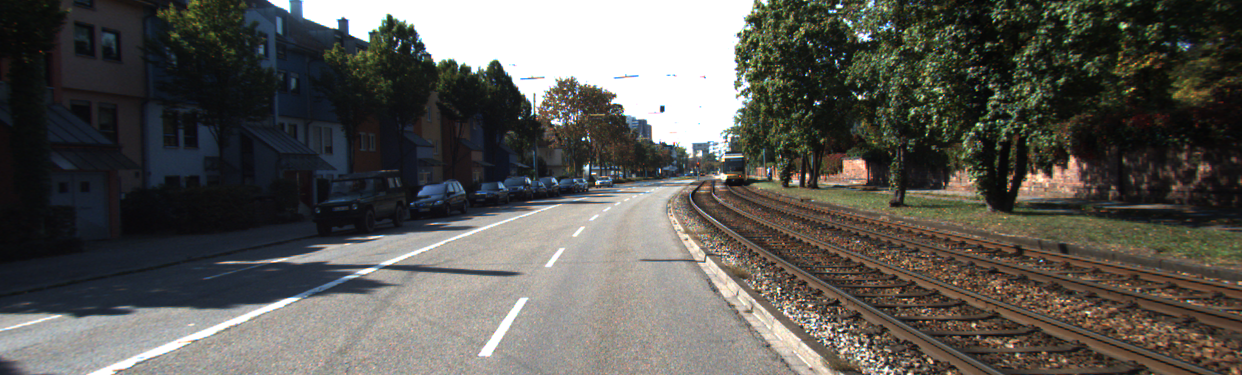
//> input picture Images/left_img.png, 1242 x 375 px
$ ./stereo Images/left_img.png Images/right_img.png   (built with g++ and OpenCV 4)
//> lines starting //> are read from the running program, lines starting //| are printed output that depends on the picture
#include <iostream>
#include <cassert>
#include <string>

#include <opencv2/imgcodecs.hpp>
#include <opencv2/imgproc.hpp>
#include <opencv2/stereo.hpp>
#include <opencv2/calib3d.hpp>

int main(int argc, char *argv[])
{
	assert(argc == 3 && "Usage: stereo <left_image> <right_image>");

	std::cout << "Reading left image from " << argv[1] << std::endl;
	cv::Mat l_img = cv::imread(argv[1]);
//> l_img is the input picture: 375 rows x 1242 cols, CV_8UC3; mean B, G, R 83.2, 88.2, 89.9
	std::cout << "l_img.shape = " << l_img.cols << 'x' << l_img.rows << std::endl;
//| l_img.shape = 1242x375

	std::cout << "Reading right image from " << argv[2] << std::endl;
//| Reading right image from Images/right_img.png
	cv::Mat r_img = cv::imread(argv[2]);
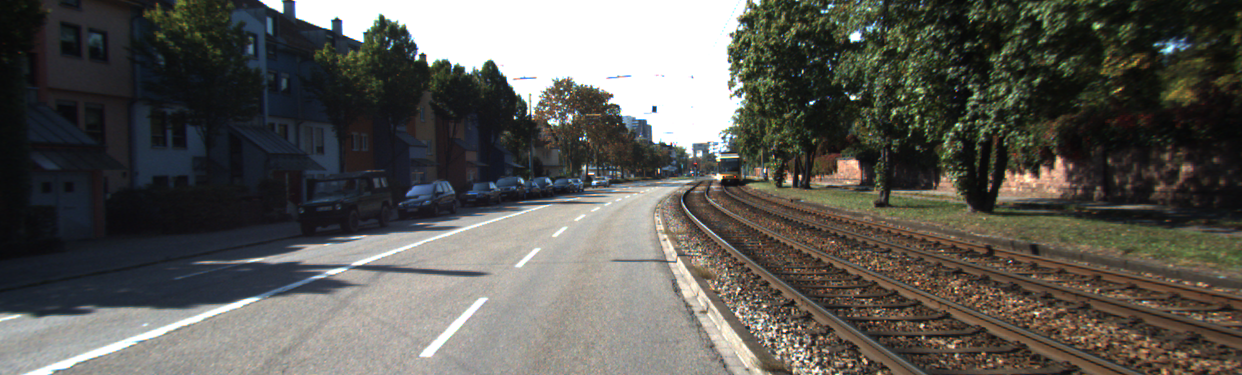
//> input picture Images/right_img.png, 1242 x 375 px
//> r_img is the input picture: 375 rows x 1242 cols, CV_8UC3; mean B, G, R 84.1, 89.5, 91
	std::cout << "r_img.shape = " << r_img.cols << 'x' << r_img.rows << std::endl;
//| r_img.shape = 1242x375

	cv::UMat disparity(l_img.rows, l_img.cols, CV_8UC1);
	auto stereo = cv::StereoSGBM::create(0, 64, 5);
	stereo->compute(l_img, r_img, disparity);
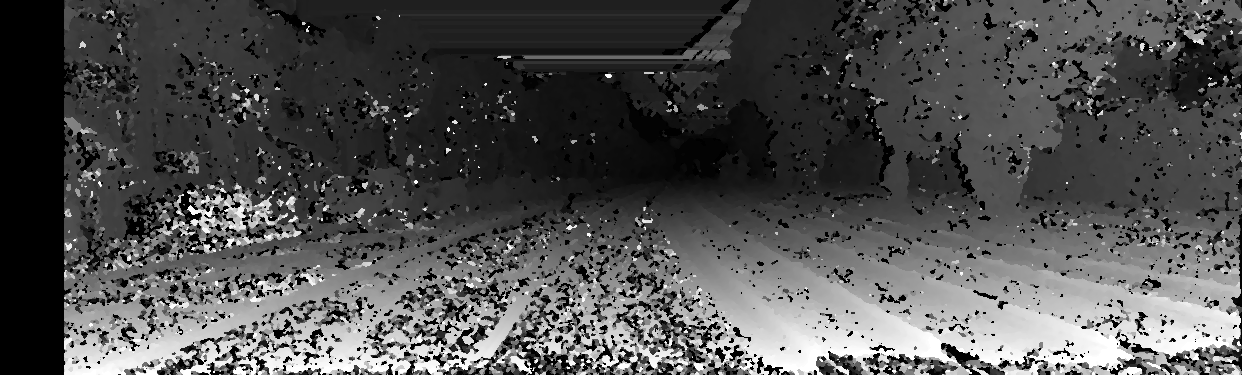
//> disparity: 375 rows x 1242 cols, CV_16SC1; min -16, max 1008, mean 309.1; drawn with min black and max white

	std::string output_filename("disparity.png");
	std::cout << "Writing disparity to " << output_filename << std::endl;
	const bool ok = cv::imwrite(output_filename, disparity);
	assert(ok);
	return 0;
}
